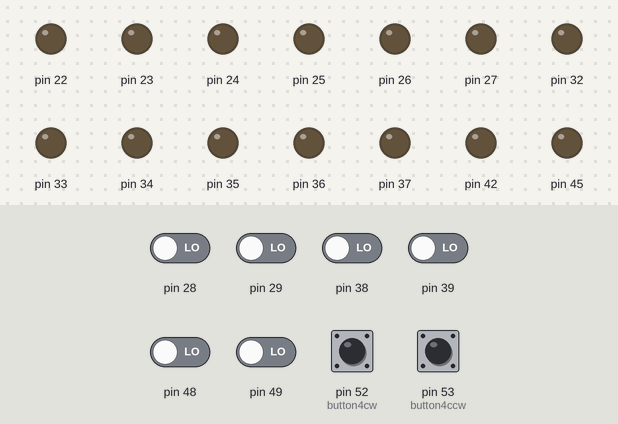
Bench run of a sketch on a simulated Arduino Mega 2560, built with avr-gcc and run on an emulated ATmega2560. On the bench: output pins drawn as LEDs (lit = HIGH). The inputs (shaded band) are chosen by the test bench; at power-on: pin 28, pin 29, pin 38, pin 39, pin 48, pin 49, pin 52 (button4cw), pin 53 (button4ccw) LOW.

Above: at 1.2 s.
1.3 s: pin 28 driven HIGH
At 2.3 s:
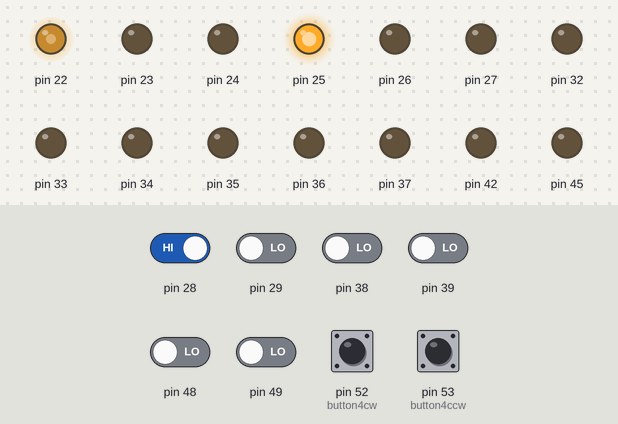
2.8 s: pin 52 (button4cw) pulled HIGH for 1 s
At 3.6 s:
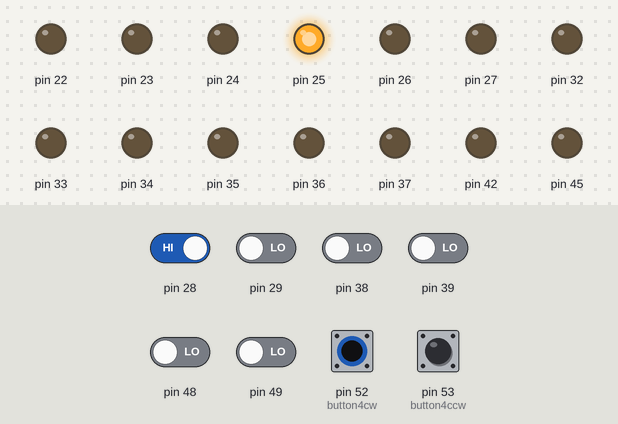
5.3 s: pin 38 driven HIGH
At 5.8 s:
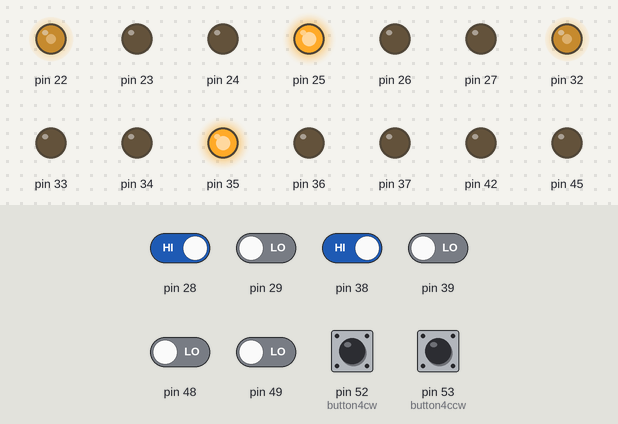
6.8 s: pin 29 driven HIGH
At 7.7 s:
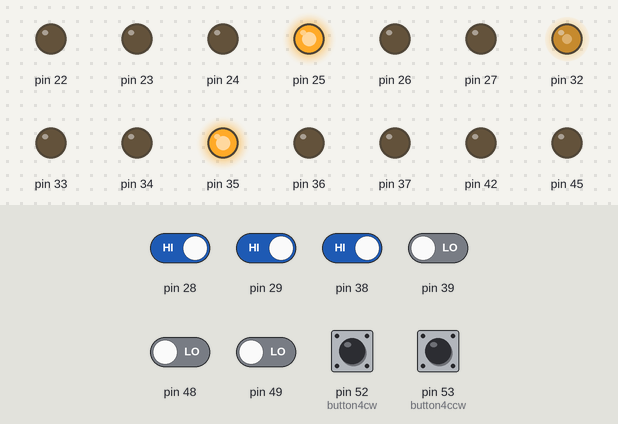
8.3 s: pin 39 driven HIGH
At 9.5 s:
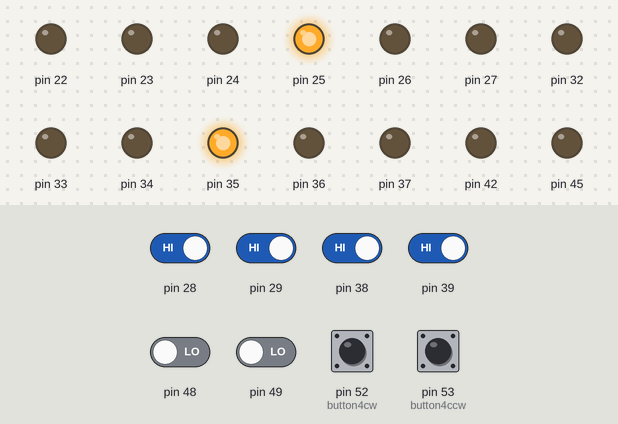
9.8 s: pin 48 driven HIGH
At 11.2 s:
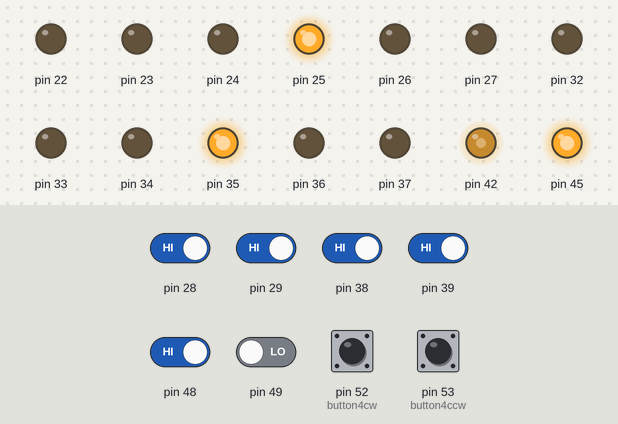
Timing chart, 0 to 12.3 s (numbered marks = the images above; inputs shaded):
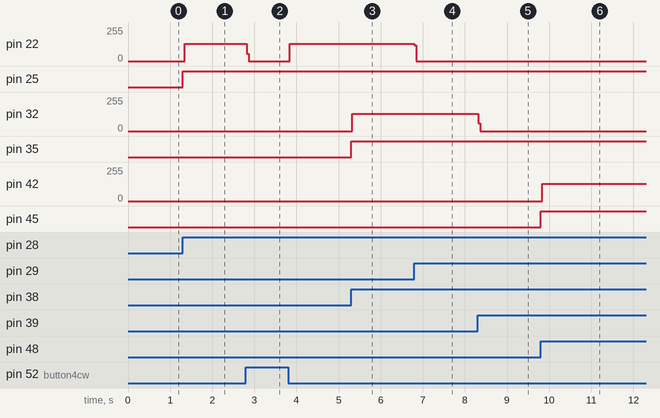

Measured:
- after the input at 1.3 s, pin 22: 0/255 → 128/255 at once; pin 25: LOW → HIGH at once
- after the input at 2.8 s, pin 22: 128/255 → 0/255 at once, → 128/255 1.0 s later
- after the input at 5.3 s, pin 32: 0/255 → 128/255 at once; pin 35: LOW → HIGH at once
- after the input at 6.8 s, pin 22: 128/255 → 0/255 at once
- after the input at 8.3 s, pin 32: 128/255 → 0/255 at once
- after the input at 9.8 s, pin 42: 0/255 → 128/255 at once; pin 45: LOW → HIGH at once

The sketch:

SimulMultiButton.ino
```cpp
class Motor
{
  // Class Member Variables
  int CLKP_pin;   // pin number for CLKP signal
  int CLKM_pin;
  int CWP_pin;
  int CWM_pin;
  int ENP_pin;
  int ENM_pin;
  int CW_buttonpin;
  int CCW_buttonpin;
  int MotorInterval = 500; // microseconds between HIGH/LOW CLK signal for motor
  int motor_pins[6];
  int button_pins[2];

  // These maintain the current state
  unsigned long previousMicros;   // will store motor cycling
  bool buttonState;               // stores whether button is pressed
  bool cwp;                       // keeps track of DIR signal
  bool cwm;
  bool clkp;                      // stores CLK signal
  bool clkm;
  bool enp;                       // stores EN signal
  bool enm;


  // Constructor - creates a Motor object
  public:
    Motor(int clkp_pin, int clkm_pin, int cwp_pin, int cwm_pin, int enp_pin, int enm_pin, int CWbutton, int CCWbutton)
    {
      CLKP_pin = clkp_pin;
      CLKM_pin = clkm_pin;
      CWP_pin = cwp_pin;
      CWM_pin = cwm_pin;
      ENP_pin = enp_pin;
      ENM_pin = enm_pin;
      CW_buttonpin = CWbutton;
      CCW_buttonpin = CCWbutton;

      motor_pins[0] = CLKP_pin;
      motor_pins[1] = CLKM_pin;
      motor_pins[2] = CWP_pin;
      motor_pins[3] = CWM_pin;
      motor_pins[4] = ENP_pin;
      motor_pins[5] = ENM_pin;

      button_pins[0] = CW_buttonpin;
      button_pins[1] = CCW_buttonpin;

//      motor_pins = {CLKP_pin,CLKM_pin,CWP_pin,CWM_pin,ENP_pin,ENM_pin};   // issue with creating variable here - variable couldn't be accessed by functions in the class
//      button_pins = {CW_buttonpin, CCW_buttonpin};                        // same issue as line above.
      for (int i=0;i<(sizeof(motor_pins)/sizeof(int));i++)
      {
        pinMode(motor_pins[i], OUTPUT);
        digitalWrite(motor_pins[i], LOW);
      }
      for (int i=0;i<(sizeof(button_pins)/sizeof(int));i++)
      {
        pinMode(button_pins[i], INPUT);
      }

    }

    void Update()
    {
      /* note to self: there may be an issue with using same timing
       *  variable/function for CW and CCW button press. Also may be such small issue
       *  that it can be neglected.
       */
      if ((digitalRead(CCW_buttonpin) == HIGH) && (digitalRead(CW_buttonpin) == HIGH))
      {
        // if both CW and CCW buttons are pressed, have motor do nothing
        // this condition may be redundant. Being explicit for first run throughs.
        MotorOff();
      }
      else if (digitalRead(CW_buttonpin) == HIGH)
      {
        // run motor CW
        cwp = LOW;
        cwm = HIGH;
        digitalWrite(motor_pins[2],cwp);
        digitalWrite(motor_pins[3],cwm);
        MotorRun();
      }
      else if (digitalRead(CCW_buttonpin) == HIGH)
      {
        // run motor CCW
        cwp = HIGH;
        cwm = LOW;
        digitalWrite(motor_pins[2],cwp);
        digitalWrite(motor_pins[3],cwm);
        MotorRun();
      }
      else
      {
        // neither button is pressed
        MotorOff();
      }
    }

  private:
    void MotorRun()
    {
      // check to see if it's time to change signal of motor
      unsigned long currentMicros = micros();

      if((clkp == HIGH) && (currentMicros - previousMicros >= MotorInterval))
      {
        previousMicros = currentMicros;
        clkp = LOW;
        digitalWrite(motor_pins[0],clkp);
      }
      if((clkp == LOW) && (currentMicros - previousMicros >= MotorInterval))
      {
        previousMicros = currentMicros;
        clkp = HIGH;
        digitalWrite(motor_pins[0],clkp);
      }
    }
    void MotorOff()
    {
      // motor does not move
      clkp = LOW;
      clkm = LOW;
      digitalWrite(motor_pins[0],clkp);
      digitalWrite(motor_pins[1],clkm);
    }
};


/* ----------------------------------- */
/*            Main Code                */
/* ----------------------------------- */

/* copied and pasted these from threemotors.ino
 *
int p_clkp[]={22,32,42};
int p_clkm[]={23,33,43};
int p_cwp[]={24,34,44};
int p_cwm[]={25,35,45};
int p_enp[]={26,36,46};
int p_enm[]={27,37,47};
int b_cw[]={28,38,48};
int b_ccw[]={29,39,49};
*/

// Motor(clkp_pin,clkm_pin,cwp_pin,cwm_pin,enp_pin,enm_pin,CWbutton,CCWbutton) //
Motor motor1(22, 23, 24, 25, 26, 27, 28, 29);
Motor motor2(32, 33, 34, 35, 36, 37, 38, 39);
Motor motor3(42, 43, 44, 45, 46, 47, 48, 49);
int button4cw = 52;
int button4ccw = 53;

void setup()
{
  pinMode(button4cw, INPUT);
  pinMode(button4ccw, INPUT);
}

void loop()
{
  if (digitalRead(button4cw) == HIGH)
  {
    // run motor 1,2,3 CW
  }
  else if (digitalRead(button4ccw) == HIGH)
  {
    // run motor 1,2,3 CCW
  }
  else
  {
    // run motors as usual
    motor1.Update();
    motor2.Update();
    motor3.Update();
  }

}
```
